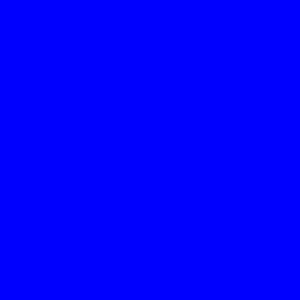
#> input picture blue.jpg, 300 x 300 px
$ python homework4.py
#> lines starting #> are read from the running program, lines starting #| are printed output that depends on the picture
import cv2

background = cv2.imread("blue.jpg",1)
#> background is the input picture: shape (300, 300, 3); mean B, G, R 254, 0, 0


base = cv2.rectangle(background,(50,50),(150,300),(0,0,0),-1)
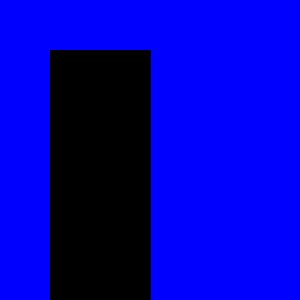
#> base: shape (300, 300, 3); mean B, G, R 182.7, 0, 0


red = cv2.circle(base,(100,100),40,(0,0,255),-1)
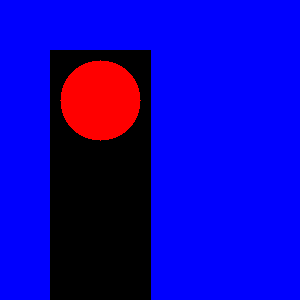
#> red: shape (300, 300, 3); mean B, G, R 182.7, 0, 14.2
yellow = cv2.circle(base,(100,170),40,(0,255,255),-1)
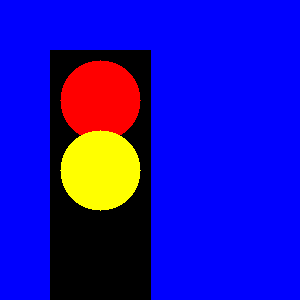
#> yellow: shape (300, 300, 3); mean B, G, R 182.7, 14.2, 27.7
green = cv2.circle(base,(100,250),40,(0,255,0),-1)
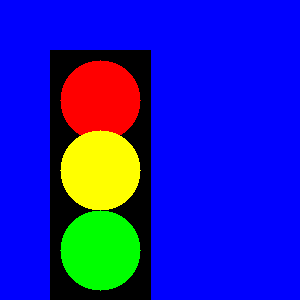
#> green: shape (300, 300, 3); mean B, G, R 182.7, 28.5, 27.7

cv2.imshow("trafficlight",base)
cv2.waitKey()
